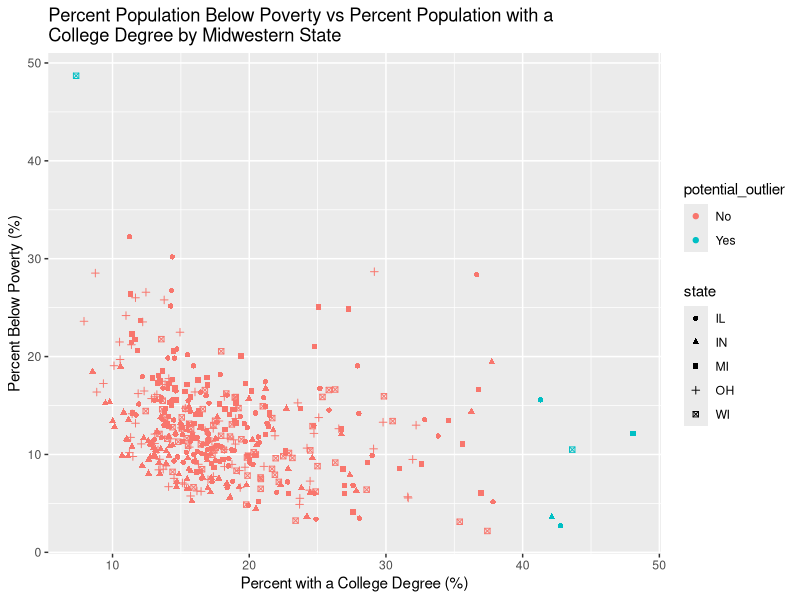

Write R code to recreate this figure.
## ---- chunk 1
#| eval: true
#| message: false

library(tidyverse)
## ---- chunk 2
midwest <- midwest
midwest |> group_by(state)|> summarize(n = n()) |> arrange(desc(n))
## ---- chunk 3
midwest_duplicate <- midwest |> group_by(county) |> summarize(count = n()) |> filter(count >= 2) |> arrange(desc(count))
midwest_duplicate
## ---- chunk 4
midwest |> filter(popdensity > 25000) |> select(county, state, popdensity, poptotal, area) |> arrange(desc(popdensity))
midwest |> select(county, state, popdensity, poptotal, area) |> filter(popdensity == max(popdensity))
## ---- chunk 5
midwest |>mutate(metro = if_else(inmetro == 1, "Yes", "No")) |> group_by(state, metro) |> 
  summarise(n = n()) |>
  group_by(state) |>
  mutate(proportion_urban = n/sum(n)) |>
  select(state, metro, proportion_urban)
## ---- chunk 6
midwest |> select(county, state, percbelowpoverty, percollege) |> 
  filter(percbelowpoverty > 45, percollege <8)

midwest |> select(county, state, percbelowpoverty, percollege) |> 
  filter(percbelowpoverty <20 , percollege >40)

midwest |> select(county, state, percbelowpoverty, percollege) |> 
  filter((percbelowpoverty <20 & percollege >40) | (percbelowpoverty > 45 & percollege <8))

midwest_outliers <- midwest |> select(county, state, percbelowpoverty, percollege) |> 
  mutate(potential_outlier = if_else((percbelowpoverty <20 & percollege >40) | (percbelowpoverty > 45 & percollege <8), "Yes", "No")) |>
  arrange(potential_outlier)
midwest_outliers

midwest_outliers |>  ggplot(aes(x = percollege, y= percbelowpoverty, shape = state,
color = potential_outlier)) +
geom_point() +
labs(
y = "Percent Below Poverty (%)",
x = "Percent with a College Degree (%)",
title = "Percent Population Below Poverty vs Percent Population with a
College Degree by Midwestern State")
## ---- chunk 7
midwest |> group_by(state) |> summarise(state_pop = sum(poptotal)) |> arrange(desc(state_pop))

midwest |> group_by(state) |> summarise(state_pop = sum(poptotal)) |> mutate(proportion_pop = state_pop/sum(state_pop)) |> arrange(desc(proportion_pop))



